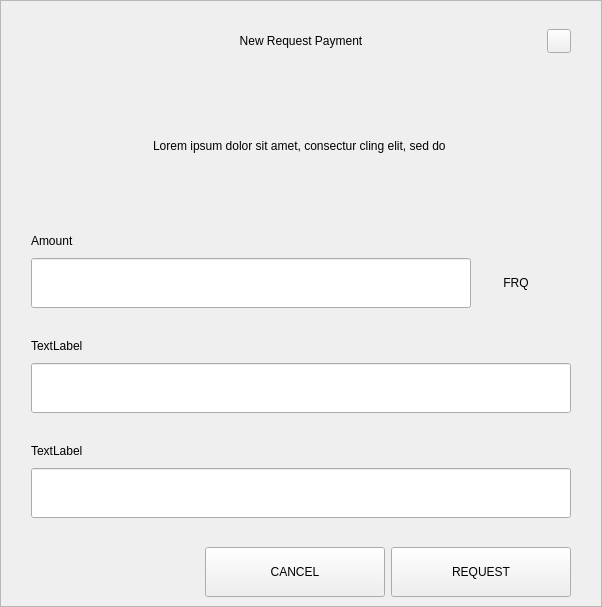
<?xml version="1.0" encoding="UTF-8"?>
<ui version="4.0">
 <class>RequestDialog</class>
 <widget class="QDialog" name="RequestDialog">
  <property name="geometry">
   <rect>
    <x>0</x>
    <y>0</y>
    <width>602</width>
    <height>607</height>
   </rect>
  </property>
  <property name="windowTitle">
   <string>Dialog</string>
  </property>
  <layout class="QVBoxLayout" name="verticalLayout_5">
   <property name="spacing">
    <number>0</number>
   </property>
   <property name="leftMargin">
    <number>0</number>
   </property>
   <property name="topMargin">
    <number>0</number>
   </property>
   <property name="rightMargin">
    <number>0</number>
   </property>
   <property name="bottomMargin">
    <number>0</number>
   </property>
   <item>
    <widget class="QFrame" name="frame">
     <property name="styleSheet">
      <string notr="true"/>
     </property>
     <property name="frameShape">
      <enum>QFrame::StyledPanel</enum>
     </property>
     <property name="frameShadow">
      <enum>QFrame::Raised</enum>
     </property>
     <layout class="QVBoxLayout" name="verticalLayout_4" stretch="1,0,0">
      <property name="spacing">
       <number>0</number>
      </property>
      <property name="leftMargin">
       <number>30</number>
      </property>
      <property name="topMargin">
       <number>20</number>
      </property>
      <property name="rightMargin">
       <number>30</number>
      </property>
      <property name="bottomMargin">
       <number>0</number>
      </property>
      <item>
       <layout class="QHBoxLayout" name="horizontalLayout_3">
        <property name="spacing">
         <number>0</number>
        </property>
        <item>
         <spacer name="horizontalSpacer_21">
          <property name="orientation">
           <enum>Qt::Horizontal</enum>
          </property>
          <property name="sizeHint" stdset="0">
           <size>
            <width>40</width>
            <height>20</height>
           </size>
          </property>
         </spacer>
        </item>
        <item>
         <widget class="QLabel" name="labelTitle">
          <property name="minimumSize">
           <size>
            <width>0</width>
            <height>40</height>
           </size>
          </property>
          <property name="maximumSize">
           <size>
            <width>16777215</width>
            <height>40</height>
           </size>
          </property>
          <property name="styleSheet">
           <string notr="true">padding-left:24px;</string>
          </property>
          <property name="text">
           <string>New Request Payment</string>
          </property>
          <property name="alignment">
           <set>Qt::AlignCenter</set>
          </property>
          <property name="margin">
           <number>7</number>
          </property>
         </widget>
        </item>
        <item>
         <spacer name="horizontalSpacer">
          <property name="orientation">
           <enum>Qt::Horizontal</enum>
          </property>
          <property name="sizeHint" stdset="0">
           <size>
            <width>40</width>
            <height>20</height>
           </size>
          </property>
         </spacer>
        </item>
        <item>
         <widget class="QPushButton" name="btnEsc">
          <property name="minimumSize">
           <size>
            <width>24</width>
            <height>24</height>
           </size>
          </property>
          <property name="maximumSize">
           <size>
            <width>24</width>
            <height>24</height>
           </size>
          </property>
          <property name="focusPolicy">
           <enum>Qt::NoFocus</enum>
          </property>
          <property name="text">
           <string/>
          </property>
         </widget>
        </item>
       </layout>
      </item>
      <item>
       <widget class="QStackedWidget" name="stack">
        <property name="minimumSize">
         <size>
          <width>540</width>
          <height>0</height>
         </size>
        </property>
        <property name="maximumSize">
         <size>
          <width>540</width>
          <height>16777215</height>
         </size>
        </property>
        <property name="currentIndex">
         <number>0</number>
        </property>
        <widget class="QWidget" name="page_1">
         <property name="minimumSize">
          <size>
           <width>540</width>
           <height>0</height>
          </size>
         </property>
         <property name="maximumSize">
          <size>
           <width>540</width>
           <height>16777215</height>
          </size>
         </property>
         <layout class="QVBoxLayout" name="layout1">
          <property name="spacing">
           <number>0</number>
          </property>
          <property name="leftMargin">
           <number>0</number>
          </property>
          <property name="topMargin">
           <number>0</number>
          </property>
          <property name="rightMargin">
           <number>0</number>
          </property>
          <property name="bottomMargin">
           <number>0</number>
          </property>
          <item>
           <spacer name="verticalSpacer_21">
            <property name="orientation">
             <enum>Qt::Vertical</enum>
            </property>
            <property name="sizeType">
             <enum>QSizePolicy::Fixed</enum>
            </property>
            <property name="sizeHint" stdset="0">
             <size>
              <width>20</width>
              <height>30</height>
             </size>
            </property>
           </spacer>
          </item>
          <item alignment="Qt::AlignHCenter">
           <widget class="QLabel" name="labelMessage">
            <property name="minimumSize">
             <size>
              <width>400</width>
              <height>50</height>
             </size>
            </property>
            <property name="text">
             <string>Lorem ipsum dolor sit amet, consectur cling elit, sed do </string>
            </property>
            <property name="alignment">
             <set>Qt::AlignCenter</set>
            </property>
            <property name="wordWrap">
             <bool>true</bool>
            </property>
           </widget>
          </item>
          <item alignment="Qt::AlignBottom">
           <widget class="QWidget" name="containerAmount" native="true">
            <layout class="QVBoxLayout" name="verticalLayout">
             <property name="spacing">
              <number>9</number>
             </property>
             <property name="leftMargin">
              <number>0</number>
             </property>
             <property name="topMargin">
              <number>0</number>
             </property>
             <property name="rightMargin">
              <number>0</number>
             </property>
             <property name="bottomMargin">
              <number>0</number>
             </property>
             <item>
              <widget class="QLabel" name="labelSubtitleAmount">
               <property name="minimumSize">
                <size>
                 <width>350</width>
                 <height>16</height>
                </size>
               </property>
               <property name="maximumSize">
                <size>
                 <width>16777215</width>
                 <height>16</height>
                </size>
               </property>
               <property name="text">
                <string>Amount</string>
               </property>
              </widget>
             </item>
             <item alignment="Qt::AlignTop">
              <widget class="QWidget" name="layoutAmount" native="true">
               <layout class="QHBoxLayout" name="horizontalLayout" stretch="2,0">
                <property name="spacing">
                 <number>0</number>
                </property>
                <property name="leftMargin">
                 <number>0</number>
                </property>
                <property name="topMargin">
                 <number>0</number>
                </property>
                <property name="rightMargin">
                 <number>0</number>
                </property>
                <property name="bottomMargin">
                 <number>0</number>
                </property>
                <item>
                 <widget class="QLineEdit" name="lineEditAmount">
                  <property name="minimumSize">
                   <size>
                    <width>0</width>
                    <height>50</height>
                   </size>
                  </property>
                  <property name="maximumSize">
                   <size>
                    <width>16777215</width>
                    <height>50</height>
                   </size>
                  </property>
                 </widget>
                </item>
                <item>
                 <widget class="QWidget" name="comboContainer" native="true">
                  <property name="minimumSize">
                   <size>
                    <width>100</width>
                    <height>50</height>
                   </size>
                  </property>
                  <property name="maximumSize">
                   <size>
                    <width>16777215</width>
                    <height>50</height>
                   </size>
                  </property>
                  <layout class="QHBoxLayout" name="horizontalLayout_31">
                   <property name="spacing">
                    <number>0</number>
                   </property>
                   <property name="leftMargin">
                    <number>0</number>
                   </property>
                   <property name="topMargin">
                    <number>0</number>
                   </property>
                   <property name="rightMargin">
                    <number>10</number>
                   </property>
                   <property name="bottomMargin">
                    <number>0</number>
                   </property>
                   <item>
                    <widget class="QLabel" name="comboBoxCoin">
                     <property name="text">
                      <string>FRQ</string>
                     </property>
                     <property name="alignment">
                      <set>Qt::AlignCenter</set>
                     </property>
                    </widget>
                   </item>
                  </layout>
                 </widget>
                </item>
               </layout>
              </widget>
             </item>
            </layout>
           </widget>
          </item>
          <item>
           <spacer name="verticalSpacer_31">
            <property name="orientation">
             <enum>Qt::Vertical</enum>
            </property>
            <property name="sizeType">
             <enum>QSizePolicy::Fixed</enum>
            </property>
            <property name="sizeHint" stdset="0">
             <size>
              <width>20</width>
              <height>30</height>
             </size>
            </property>
           </spacer>
          </item>
          <item>
           <layout class="QVBoxLayout" name="verticalLayoutLabel">
            <property name="spacing">
             <number>9</number>
            </property>
            <item>
             <widget class="QLabel" name="labelSubtitleLabel">
              <property name="minimumSize">
               <size>
                <width>0</width>
                <height>16</height>
               </size>
              </property>
              <property name="maximumSize">
               <size>
                <width>16777215</width>
                <height>16</height>
               </size>
              </property>
              <property name="text">
               <string>TextLabel</string>
              </property>
             </widget>
            </item>
            <item>
             <widget class="QLineEdit" name="lineEditLabel">
              <property name="minimumSize">
               <size>
                <width>0</width>
                <height>50</height>
               </size>
              </property>
              <property name="maximumSize">
               <size>
                <width>16777215</width>
                <height>50</height>
               </size>
              </property>
             </widget>
            </item>
           </layout>
          </item>
          <item>
           <spacer name="verticalSpacer_34">
            <property name="orientation">
             <enum>Qt::Vertical</enum>
            </property>
            <property name="sizeType">
             <enum>QSizePolicy::Fixed</enum>
            </property>
            <property name="sizeHint" stdset="0">
             <size>
              <width>20</width>
              <height>30</height>
             </size>
            </property>
           </spacer>
          </item>
          <item>
           <layout class="QVBoxLayout" name="verticalLayoutDescription">
            <property name="spacing">
             <number>9</number>
            </property>
            <item>
             <widget class="QLabel" name="labelSubtitleDescription">
              <property name="minimumSize">
               <size>
                <width>0</width>
                <height>16</height>
               </size>
              </property>
              <property name="maximumSize">
               <size>
                <width>16777215</width>
                <height>16</height>
               </size>
              </property>
              <property name="text">
               <string>TextLabel</string>
              </property>
             </widget>
            </item>
            <item>
             <widget class="QLineEdit" name="lineEditDescription">
              <property name="minimumSize">
               <size>
                <width>0</width>
                <height>50</height>
               </size>
              </property>
              <property name="maximumSize">
               <size>
                <width>16777215</width>
                <height>50</height>
               </size>
              </property>
             </widget>
            </item>
            <item>
             <spacer name="verticalSpacer_4">
              <property name="orientation">
               <enum>Qt::Vertical</enum>
              </property>
              <property name="sizeType">
               <enum>QSizePolicy::Fixed</enum>
              </property>
              <property name="sizeHint" stdset="0">
               <size>
                <width>20</width>
                <height>20</height>
               </size>
              </property>
             </spacer>
            </item>
           </layout>
          </item>
         </layout>
        </widget>
        <widget class="QWidget" name="page_2">
         <layout class="QVBoxLayout" name="layout2">
          <item>
           <spacer name="verticalSpacer_5">
            <property name="orientation">
             <enum>Qt::Vertical</enum>
            </property>
            <property name="sizeType">
             <enum>QSizePolicy::Fixed</enum>
            </property>
            <property name="sizeHint" stdset="0">
             <size>
              <width>20</width>
              <height>50</height>
             </size>
            </property>
           </spacer>
          </item>
          <item alignment="Qt::AlignHCenter">
           <widget class="QLabel" name="labelQrImg">
            <property name="minimumSize">
             <size>
              <width>260</width>
              <height>260</height>
             </size>
            </property>
            <property name="maximumSize">
             <size>
              <width>260</width>
              <height>260</height>
             </size>
            </property>
            <property name="text">
             <string/>
            </property>
            <property name="alignment">
             <set>Qt::AlignCenter</set>
            </property>
           </widget>
          </item>
          <item>
           <spacer name="verticalSpacer_2">
            <property name="orientation">
             <enum>Qt::Vertical</enum>
            </property>
            <property name="sizeType">
             <enum>QSizePolicy::Fixed</enum>
            </property>
            <property name="sizeHint" stdset="0">
             <size>
              <width>20</width>
              <height>30</height>
             </size>
            </property>
           </spacer>
          </item>
          <item alignment="Qt::AlignHCenter">
           <widget class="QLabel" name="labelAddress">
            <property name="text">
             <string>D7VFR83SQbiezrW72hjcWJtcfip5krte2Z </string>
            </property>
           </widget>
          </item>
          <item>
           <spacer name="verticalSpacer_32">
            <property name="orientation">
             <enum>Qt::Vertical</enum>
            </property>
            <property name="sizeType">
             <enum>QSizePolicy::Expanding</enum>
            </property>
            <property name="sizeHint" stdset="0">
             <size>
              <width>20</width>
              <height>20</height>
             </size>
            </property>
           </spacer>
          </item>
          <item>
           <layout class="QHBoxLayout" name="horizontal">
            <property name="leftMargin">
             <number>20</number>
            </property>
            <property name="rightMargin">
             <number>20</number>
            </property>
            <property name="bottomMargin">
             <number>20</number>
            </property>
            <item>
             <spacer name="horizontalSpacer_4">
              <property name="orientation">
               <enum>Qt::Horizontal</enum>
              </property>
              <property name="sizeHint" stdset="0">
               <size>
                <width>40</width>
                <height>20</height>
               </size>
              </property>
             </spacer>
            </item>
            <item>
             <widget class="QPushButton" name="btnCopyAddress">
              <property name="minimumSize">
               <size>
                <width>180</width>
                <height>50</height>
               </size>
              </property>
              <property name="text">
               <string>COPY ADDRESS</string>
              </property>
             </widget>
            </item>
            <item>
             <widget class="QPushButton" name="btnCopyUrl">
              <property name="minimumSize">
               <size>
                <width>180</width>
                <height>50</height>
               </size>
              </property>
              <property name="text">
               <string>COPY URL</string>
              </property>
             </widget>
            </item>
            <item>
             <spacer name="horizontalSpacer_2">
              <property name="orientation">
               <enum>Qt::Horizontal</enum>
              </property>
              <property name="sizeHint" stdset="0">
               <size>
                <width>40</width>
                <height>20</height>
               </size>
              </property>
             </spacer>
            </item>
           </layout>
          </item>
         </layout>
        </widget>
       </widget>
      </item>
      <item>
       <widget class="QWidget" name="buttonsStack" native="true">
        <layout class="QHBoxLayout" name="horizontalLayout_5">
         <property name="leftMargin">
          <number>20</number>
         </property>
         <property name="rightMargin">
          <number>0</number>
         </property>
         <item>
          <spacer name="horizontalSpacer_41">
           <property name="orientation">
            <enum>Qt::Horizontal</enum>
           </property>
           <property name="sizeHint" stdset="0">
            <size>
             <width>40</width>
             <height>20</height>
            </size>
           </property>
          </spacer>
         </item>
         <item>
          <widget class="QPushButton" name="btnCancel">
           <property name="minimumSize">
            <size>
             <width>180</width>
             <height>50</height>
            </size>
           </property>
           <property name="focusPolicy">
            <enum>Qt::NoFocus</enum>
           </property>
           <property name="text">
            <string>CANCEL</string>
           </property>
          </widget>
         </item>
         <item>
          <widget class="QPushButton" name="btnSave">
           <property name="minimumSize">
            <size>
             <width>180</width>
             <height>50</height>
            </size>
           </property>
           <property name="focusPolicy">
            <enum>Qt::NoFocus</enum>
           </property>
           <property name="text">
            <string>REQUEST</string>
           </property>
          </widget>
         </item>
        </layout>
       </widget>
      </item>
     </layout>
    </widget>
   </item>
  </layout>
 </widget>
 <resources/>
 <connections/>
</ui>
